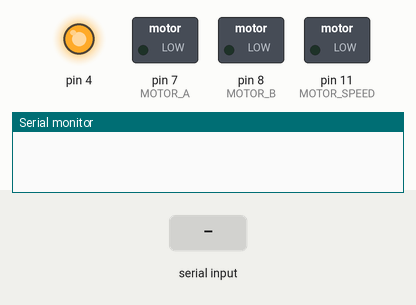
Bench run of a sketch on a simulated Arduino Uno, built with avr-gcc and run on an emulated ATmega328P. Parts: switched loads named in the sketch (green lamp = pin HIGH), output pins drawn as LEDs (lit = HIGH), the last lines printed to the serial monitor. Inputs (shaded band) come from the test bench.

Above: at 1.2 s.
1.3 s: "90,45\n" received over Serial
At 3.5 s:
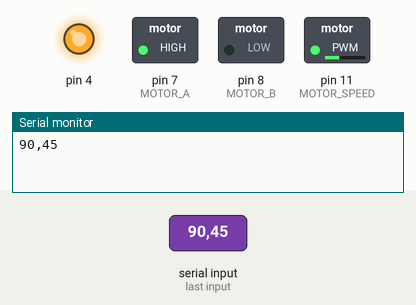
3.8 s: "5\n" received over Serial
At 5.5 s:
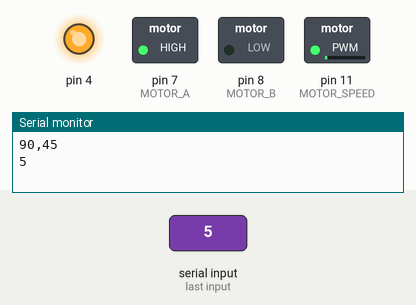
6.3 s: "200\n" received over Serial
At 8.5 s:
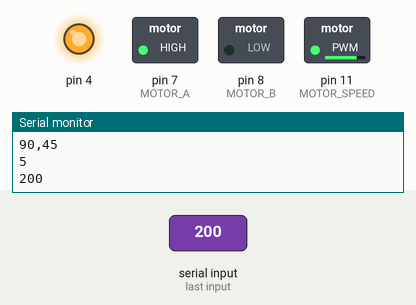
8.8 s: "90\n" received over Serial
At 10.5 s:
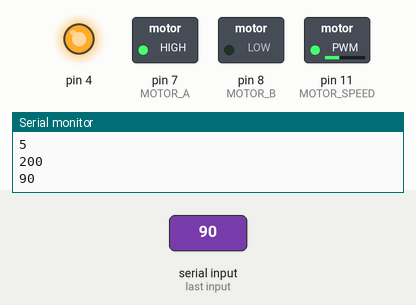
Timing chart, 0 to 12.0 s (numbered marks = the images above; inputs shaded):
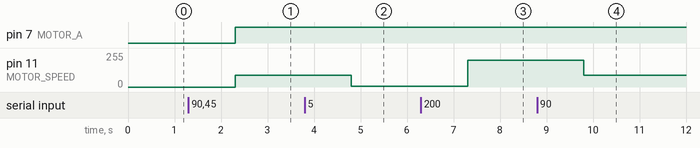

The sketch:

MotorControl.ino
```cpp
#define MOTOR_A 7
#define MOTOR_B 8
#define MOTOR_SPEED 11

void setup() {
    Serial.begin(9600);

    pinMode(4, OUTPUT);
    digitalWrite(4,HIGH);

    pinMode(MOTOR_A, OUTPUT);
    pinMode(MOTOR_B, OUTPUT);
    pinMode(MOTOR_SPEED, OUTPUT);
}

void loop() {
    if (Serial.available()) {
        String cmd = Serial.readString();
        Serial.println(cmd);
        Forward(cmd.toInt());
    }
}

void Forward(int speed) {
    digitalWrite(MOTOR_A, HIGH);
    digitalWrite(MOTOR_B, LOW);
    analogWrite(MOTOR_SPEED, speed);
}
```

Measured:
- after the input at 1.3 s, pin 7 (MOTOR_A): LOW → HIGH after 1.0 s; pin 11 (MOTOR_SPEED): 0/255 → 90/255 after 1.0 s
- after the input at 3.8 s, pin 11 (MOTOR_SPEED): 90/255 → 5/255 after 1.0 s
- after the input at 6.3 s, pin 11 (MOTOR_SPEED): 5/255 → 200/255 after 1.0 s
- after the input at 8.8 s, pin 11 (MOTOR_SPEED): 200/255 → 90/255 after 1.0 s
